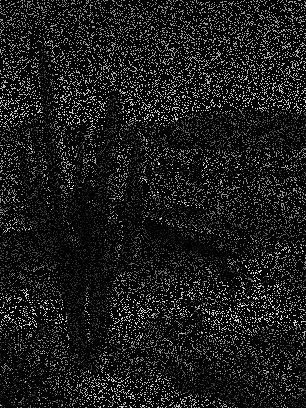
#> input picture AIproject/A.png, 306 x 408 px
$ python AI.py
#> lines starting #> are read from the running program, lines starting #| are printed output that depends on the picture
from PIL import Image
import numpy as np
from sklearn import linear_model
import cv2
from sklearn.gaussian_process import GaussianProcessRegressor
from sklearn.gaussian_process.kernels import RBF, ConstantKernel as C

im = Image.open('A.png')
#> im is the input picture: PIL image 306x408 L; min 0, max 255, mean 25.7
#im.show()
im_array = np.array(im)
[rows, cols] = im_array.shape
#> rows = 408; cols = 306
print(rows, cols)
#| 408 306
im_array = im_array.astype('float64')
minX = im_array.min()
#> minX = 0
maxX = im_array.max()
#> maxX = 255
im_array = (im_array - minX) / (maxX - minX)
im_initial = im_array.copy()
noiseMask = np.array(im_array != 0, dtype='double')
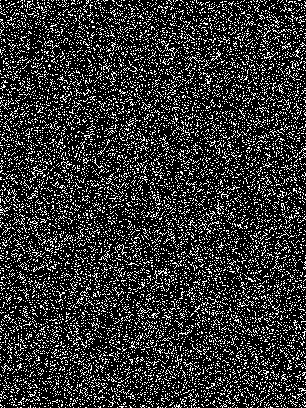
#> noiseMask: shape (408, 306) float64; values 0 (black) and 1 (white), 19.9% white in thin lines or dots
print(noiseMask)
#> (printed output is left out)
print(im_array)
#> (printed output is left out)
print(im_array.dtype)
#| float64

radius = 3
#f = GaussianProcessRegressor()

f = linear_model.LinearRegression()
for _ in range(5):
    for row in range(rows):
        for col in range(cols):
            if row - radius < 0:
                rowl = 0
                rowr = rowl + 2 * radius
            elif row + radius >= rows:
                rowr = rows - 1
                rowl = rowr - 2 * radius
            else:
                rowl = row - radius
                rowr = row + radius

            if col - radius < 0:
                colu = 0
                cold = colu + 2 * radius
            elif col + radius >= cols:
                cold = cols - 1
                colu = cold - 2 * radius
            else:
                colu = col - radius
                cold = col + radius

            if noiseMask[row][col] != 0.:
                continue
            window = []
            index = []
            count = 0
            for i in range(rowl, rowr):
                for j in range(colu, cold):
                    if noiseMask[i][j] == 0. and (i == row and j == col):
                        continue
                    index.append([i, j])
                    window.append(im_array[i][j])
                    count = count + 1
            #if len(index) != 0:
            if len(index) != 0 and count / (radius * radius) > 0.4:
                f.fit(index, window)
                for i in range(rowl, rowr):
                    for j in range(colu, cold):
                        if noiseMask[i][j] != 0.:
                            pass
                        else:
#> (the run stopped early here; a loop or call above may not have finished)
